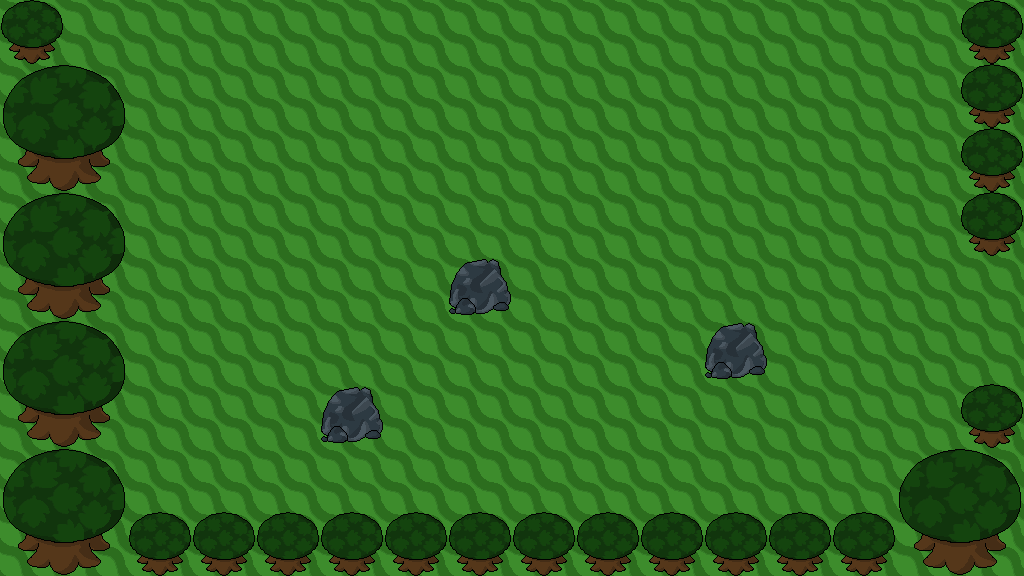

Below is a game level as drawn by its tile map, then a one-line description and the .tmx file that defines it, in full:
An orthogonal 16x9 tile map with 64x64 px tiles, 1 tile layer (Tile Layer 1).

<map version="1.0" orientation="orthogonal" width="16" height="9" tilewidth="64" tileheight="64">
 <tileset firstgid="1" name="backgroundTiles" tilewidth="64" tileheight="64">
  <image source="../backgroundTiles.png" width="12480" height="64" />
 </tileset>
 <layer name="Tile Layer 1" width="16" height="9">
  <data encoding="csv">
105,4,4,4,4,4,4,4,4,4,4,4,4,4,4,105,
108,109,4,4,4,4,4,4,4,4,4,4,4,4,4,105,
110,111,4,4,4,4,4,4,4,4,4,4,4,4,4,105,
108,109,4,4,4,4,4,4,4,4,4,4,4,4,4,105,
110,111,4,4,4,4,4,106,4,4,4,4,4,4,4,4,
108,109,4,4,4,4,4,4,4,4,4,106,54,54,54,4,
110,111,4,4,4,106,4,4,4,4,4,4,54,4,54,105,
108,109,4,4,4,4,4,4,4,4,4,4,54,54,108,109,
110,111,105,105,105,105,105,105,105,105,105,105,105,105,110,111
</data>
 </layer>
</map>
